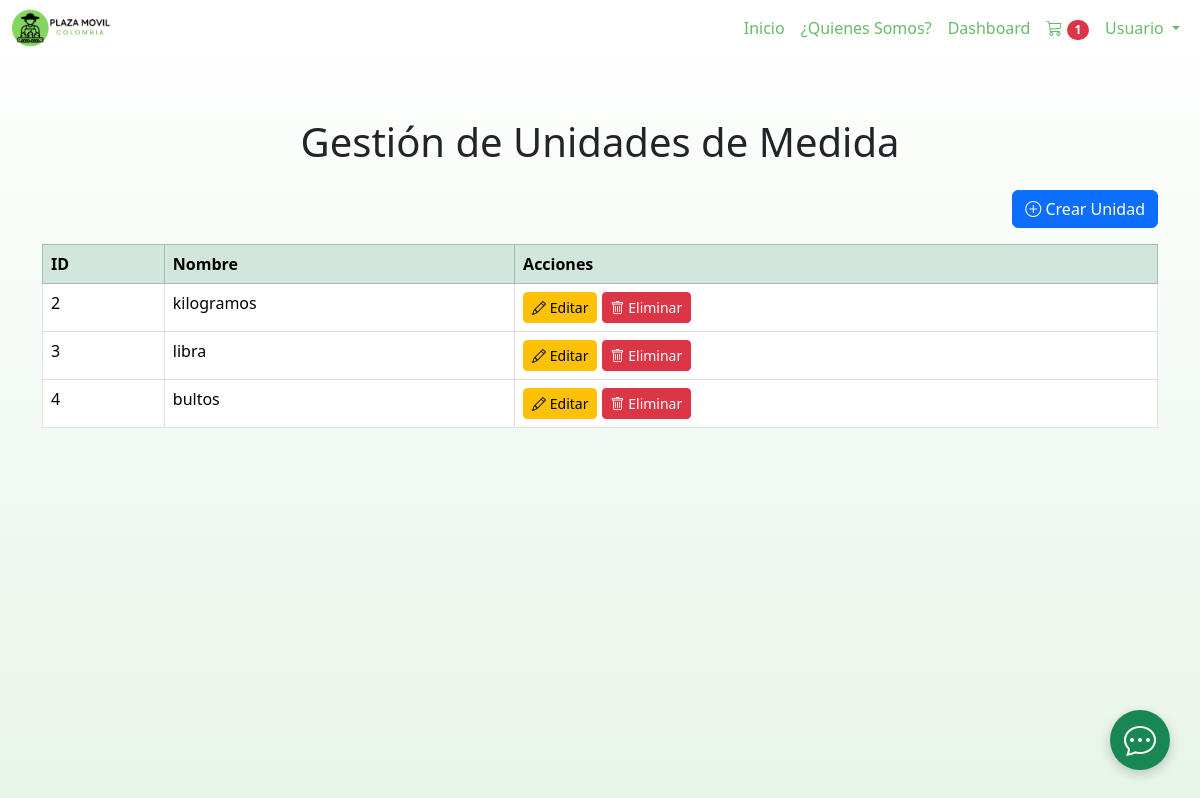
The page /view/gestion_medidas.php (signed in) on the database its author committed.
### tables this page shows
CREATE TABLE `unidades_de_medida` (
  `id_unidad` int(11) NOT NULL,
  `nombre` varchar(20) DEFAULT NULL
);

### controller/medidas_controller.php (called while the page is built, shortened)
<?php
require_once '../config/conexion.php';
require_once '../model/medidas_model.php';
class MedidasController {
    private $model;
    public function __construct($pdo) {
        $this->model = new Medidas_model($pdo);
    }
    public function index(): array {
        return $this->model->Consultarmedidas();
    }
}
$controller = new MedidasController($pdo);
$medidas = $controller->index();

### model/medidas_model.php (called while the page is built, shortened)
<?php
class Medidas_model {
    protected $pdo;
    public function __construct($pdo) {
        $this->pdo = $pdo;
    }
    public function Consultarmedidas(): array {
    $stmt = $this->pdo->query("SELECT id_unidad, nombre FROM unidades_de_medida ORDER BY id_unidad ASC");
    return $stmt->fetchAll(PDO::FETCH_ASSOC);
    }
}
?>

### view/gestion_medidas.php (the view, shortened to what this page needs)
<?php
include '../navbar.php';
require_once '../controller/medidas_controller.php';
?>
<!DOCTYPE html>
<html lang="es">
<head>
    <link href="https://cdn.jsdelivr.net/npm/bootstrap@5.3.7/dist/css/bootstrap.min.css" rel="stylesheet">
    <link rel="stylesheet" href="https://cdn.jsdelivr.net/npm/bootstrap-icons@1.11.3/font/bootstrap-icons.min.css">
    <link rel="stylesheet" href="/Plaza-M-vil-3.1/css/styles.css">
</head>
<body>
    <div style="height:70px"></div>
    <div class="container mt-5">
        <h1 class="text-center mb-4">Gestión de Unidades de Medida</h1>
        <div class="text-end mb-3">
            <button type="button" class="btn btn-primary" data-bs-toggle="modal" data-bs-target="#crearMedidaModal">
                <i class="bi bi-plus-circle"></i> Crear Unidad
            </button>
        </div>
        <table class="table table-bordered table-hover">
            <thead class="table-success">
                <tr>
                    <th>ID</th>
                    <th>Nombre</th>
                    <th>Acciones</th>
                </tr>
            </thead>
            <tbody>
                <?php foreach ($medidas as $medida): ?>
                    <tr>
                        <td><?php echo htmlspecialchars($medida['id_unidad']); ?></td>
                        <td><?php echo htmlspecialchars($medida['nombre']); ?></td>
                        <td>
                            <button type="button" class="btn btn-warning btn-sm" data-bs-toggle="modal"
                                data-bs-target="#editarMedidaModal<?php echo $medida['id_unidad']; ?>">
                                <i class="bi bi-pencil"></i> Editar
                            </button>
                            <form action="../controller/medidas_controller.php" method="POST" class="d-inline">
                                <button type="submit" class="btn btn-danger btn-sm"
                                    onclick="return confirm('¿Estás seguro de que deseas eliminar esta medida?');">
                                    <i class="bi bi-trash"></i> Eliminar
                                </button>
                            </form>
                        </td>
                    </tr>
                <?php endforeach; ?>
            </tbody>
        </table>
    </div>
</body>
</html>

### css/styles.css (style rules this page uses)
body { background: linear-gradient(180deg, #ffffff 0%, #e8f5e9 100%); min-height: 100vh; }

### rows shown on the page
unidades_de_medida: id_unidad "2", nombre "kilogramos"
unidades_de_medida: id_unidad "3", nombre "libra"
unidades_de_medida: id_unidad "4", nombre "bultos"

### other values the page prints
$totalProductos "1"
